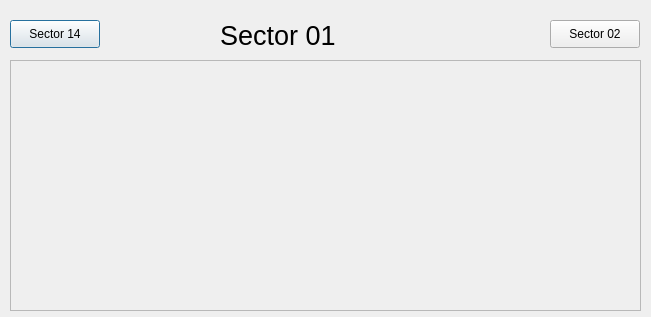
<?xml version="1.0" encoding="UTF-8"?>
<ui version="4.0">
 <class>Dialog</class>
 <widget class="QDialog" name="Dialog">
  <property name="geometry">
   <rect>
    <x>0</x>
    <y>0</y>
    <width>651</width>
    <height>317</height>
   </rect>
  </property>
  <property name="windowTitle">
   <string>Dialog</string>
  </property>
  <widget class="QLabel" name="label_2">
   <property name="geometry">
    <rect>
     <x>220</x>
     <y>20</y>
     <width>131</width>
     <height>31</height>
    </rect>
   </property>
   <property name="font">
    <font>
     <pointsize>20</pointsize>
    </font>
   </property>
   <property name="text">
    <string>Sector 01</string>
   </property>
  </widget>
  <widget class="QEFormPlugin" name="asguiformplugin">
   <property name="geometry">
    <rect>
     <x>10</x>
     <y>60</y>
     <width>631</width>
     <height>251</height>
    </rect>
   </property>
   <property name="uiFile" stdset="0">
    <string>SectorVacuumSchematic.ui</string>
   </property>
   <property name="variableSubstitutions" stdset="0">
    <string>SR=01 SRPREV=14</string>
   </property>
  </widget>
  <widget class="QCaPushButtonPlugin" name="guipushbuttonplugin">
   <property name="geometry">
    <rect>
     <x>10</x>
     <y>20</y>
     <width>90</width>
     <height>28</height>
    </rect>
   </property>
   <property name="text">
    <string>Sector 14</string>
   </property>
   <property name="guiFile">
    <string>SVS14.ui</string>
   </property>
   <property name="creationOption" stdset="0">
    <enum>QCaPushButtonPlugin::Open</enum>
   </property>
  </widget>
  <widget class="QCaPushButtonPlugin" name="guipushbuttonplugin_2">
   <property name="geometry">
    <rect>
     <x>550</x>
     <y>20</y>
     <width>90</width>
     <height>28</height>
    </rect>
   </property>
   <property name="text">
    <string>Sector 02</string>
   </property>
   <property name="guiFile">
    <string>SVS02.ui</string>
   </property>
   <property name="creationOption" stdset="0">
    <enum>QCaPushButtonPlugin::Open</enum>
   </property>
  </widget>
 </widget>
 <customwidgets>
  <customwidget>
   <class>QCaPushButtonPlugin</class>
   <extends>QPushButton</extends>
   <header>QCaPushButtonPlugin.h</header>
  </customwidget>
  <customwidget>
   <class>QEFormPlugin</class>
   <extends>QScrollArea</extends>
   <header>QEFormPlugin.h</header>
  </customwidget>
 </customwidgets>
 <resources/>
 <connections/>
</ui>
